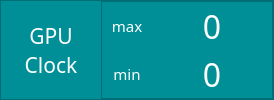
                              <widget class="QFrame" name="frame_11">
                               <property name="minimumSize">
                                <size>
                                 <width>100</width>
                                 <height>80</height>
                                </size>
                               </property>
                               <property name="styleSheet">
                                <string notr="true">background-color: #008F96;</string>
                               </property>
                               <property name="frameShape">
                                <enum>QFrame::StyledPanel</enum>
                               </property>
                               <property name="frameShadow">
                                <enum>QFrame::Raised</enum>
                               </property>
                               <layout class="QHBoxLayout" name="horizontalLayout_8">
                                <property name="spacing">
                                 <number>0</number>
                                </property>
                                <property name="leftMargin">
                                 <number>0</number>
                                </property>
                                <property name="topMargin">
                                 <number>0</number>
                                </property>
                                <property name="rightMargin">
                                 <number>0</number>
                                </property>
                                <property name="bottomMargin">
                                 <number>0</number>
                                </property>
                                <item>
                                 <widget class="QLabel" name="label_34">
                                  <property name="minimumSize">
                                   <size>
                                    <width>100</width>
                                    <height>0</height>
                                   </size>
                                  </property>
                                  <property name="font">
                                   <font>
                                    <family>Berlin Sans FB</family>
                                    <pointsize>16</pointsize>
                                   </font>
                                  </property>
                                  <property name="styleSheet">
                                   <string notr="true">color : white;</string>
                                  </property>
                                  <property name="text">
                                   <string>GPU
Clock</string>
                                  </property>
                                  <property name="alignment">
                                   <set>Qt::AlignCenter</set>
                                  </property>
                                 </widget>
                                </item>
                                <item>
                                 <widget class="QFrame" name="frame_12">
                                  <property name="minimumSize">
                                   <size>
                                    <width>100</width>
                                    <height>50</height>
                                   </size>
                                  </property>
                                  <property name="styleSheet">
                                   <string notr="true">background-color: #008F96;</string>
                                  </property>
                                  <property name="frameShape">
                                   <enum>QFrame::StyledPanel</enum>
                                  </property>
                                  <property name="frameShadow">
                                   <enum>QFrame::Raised</enum>
                                  </property>
                                  <layout class="QGridLayout" name="gridLayout_10">
                                   <property name="leftMargin">
                                    <number>0</number>
                                   </property>
                                   <property name="topMargin">
                                    <number>0</number>
                                   </property>
                                   <property name="rightMargin">
                                    <number>0</number>
                                   </property>
                                   <property name="bottomMargin">
                                    <number>0</number>
                                   </property>
                                   <property name="spacing">
                                    <number>0</number>
                                   </property>
                                   <item row="1" column="1">
                                    <widget class="QLabel" name="labelMinGPUClock">
                                     <property name="minimumSize">
                                      <size>
                                       <width>120</width>
                                       <height>0</height>
                                      </size>
                                     </property>
                                     <property name="font">
                                      <font>
                                       <family>Berlin Sans FB</family>
                                       <pointsize>24</pointsize>
                                      </font>
                                     </property>
                                     <property name="styleSheet">
                                      <string notr="true">color : white;</string>
                                     </property>
                                     <property name="text">
                                      <string>0</string>
                                     </property>
                                     <property name="alignment">
                                      <set>Qt::AlignCenter</set>
                                     </property>
                                    </widget>
                                   </item>
                                   <item row="0" column="1">
                                    <widget class="QLabel" name="labelMaxGPUClock">
                                     <property name="minimumSize">
                                      <size>
                                       <width>120</width>
                                       <height>0</height>
                                      </size>
                                     </property>
                                     <property name="font">
                                      <font>
                                       <family>Berlin Sans FB</family>
                                       <pointsize>24</pointsize>
                                      </font>
                                     </property>
                                     <property name="styleSheet">
                                      <string notr="true">color : white;</string>
                                     </property>
                                     <property name="text">
                                      <string>0</string>
                                     </property>
                                     <property name="alignment">
                                      <set>Qt::AlignCenter</set>
                                     </property>
                                    </widget>
                                   </item>
                                   <item row="0" column="0">
                                    <widget class="QLabel" name="label_44">
                                     <property name="minimumSize">
                                      <size>
                                       <width>50</width>
                                       <height>0</height>
                                      </size>
                                     </property>
                                     <property name="font">
                                      <font>
                                       <family>Berlin Sans FB</family>
                                       <pointsize>11</pointsize>
                                      </font>
                                     </property>
                                     <property name="styleSheet">
                                      <string notr="true">color : white;</string>
                                     </property>
                                     <property name="text">
                                      <string>max</string>
                                     </property>
                                     <property name="alignment">
                                      <set>Qt::AlignCenter</set>
                                     </property>
                                    </widget>
                                   </item>
                                   <item row="1" column="0">
                                    <widget class="QLabel" name="label_48">
                                     <property name="minimumSize">
                                      <size>
                                       <width>50</width>
                                       <height>0</height>
                                      </size>
                                     </property>
                                     <property name="font">
                                      <font>
                                       <family>Berlin Sans FB</family>
                                       <pointsize>11</pointsize>
                                      </font>
                                     </property>
                                     <property name="styleSheet">
                                      <string notr="true">color : white;</string>
                                     </property>
                                     <property name="text">
                                      <string>min</string>
                                     </property>
                                     <property name="alignment">
                                      <set>Qt::AlignCenter</set>
                                     </property>
                                    </widget>
                                   </item>
                                  </layout>
                                 </widget>
                                </item>
                               </layout>
                              </widget>
